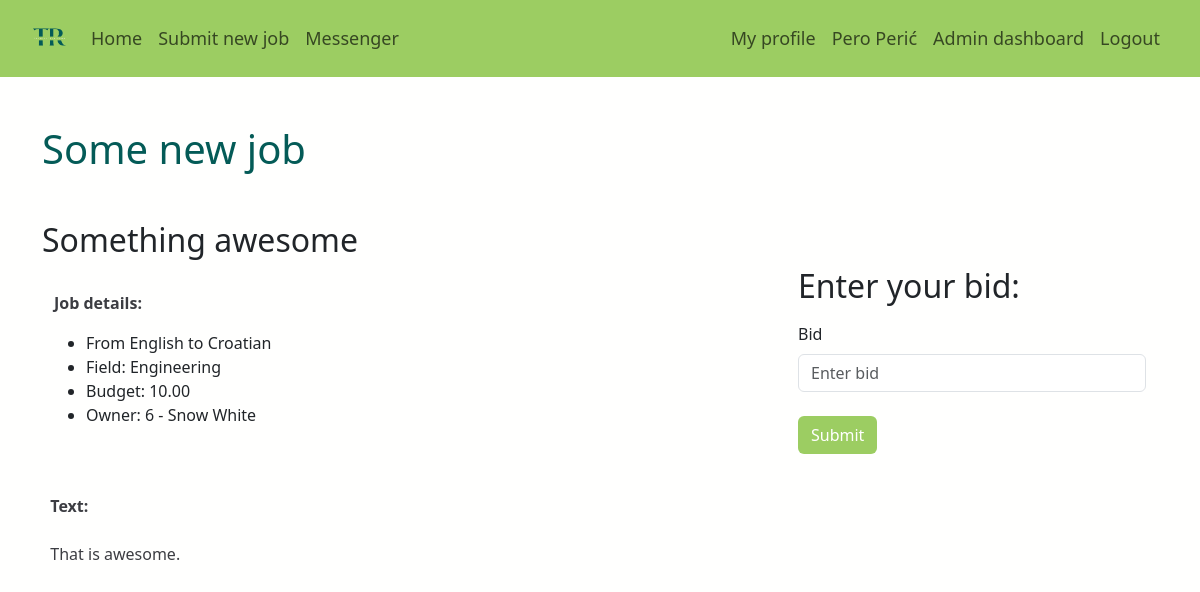
Page /app/jobs/9 (signed in) on the committed database.
### app/models.py (models this page shows, shortened)
class Account(models.Model):
    user = models.OneToOneField(User, on_delete=models.CASCADE)
    name = models.CharField(max_length=100)
    balance = models.DecimalField(max_digits=8, decimal_places=2, default=0)
    translator = models.BooleanField()
    def __str__(self):
        return f"{self.id} - {self.name}"

class Job(models.Model):
    class Status(models.TextChoices):
        AVAILABLE = 'available', "Available"
        ASSIGNED = 'assigned', "Assigned"
        IN_PROGRESS = 'in_progress', "In Progress"
        COMPLETED = 'completed', "Completed"
    class Field(models.TextChoices):
        ART = 'art', "Art"
        BUS = 'business', "Business"
        COMP = 'computers', "Computers"
        EDU = 'education', "Education"
        ENG = 'engineering', "Engineering"
        FIN = 'finance', "Finance"
        LAW = 'law', "Law"
        LIT = 'literature', "Literature"
        MED = 'medicine', "Medicine"
        SCI = 'science', "Science"
        SOC = 'social_sciences', "Social Sciences"
        TECH = 'technology', "Technology"
    class Language(models.TextChoices):
        ENG = 'en', "English"
        SPA = 'spa', "Spanish"
        FRE = 'fr', "French"
        GER = 'de', "German"
        ITA = 'it', "Italian"
        JPN = 'ja', "Japanese"
        CRO = 'hr', "Croatian"
    user = models.ForeignKey(User, on_delete=models.CASCADE)
    title = models.CharField(max_length=256)
    description = models.CharField(max_length=512)
    source_lang = models.CharField(
            max_length=3,
            choices=Language.choices,
            default=Language.ENG,
    )
    target_lang = models.CharField(
            max_length=3,
            choices=Language.choices,
            default=Language.CRO,
    )
    field = models.CharField(
            max_length=100,
            choices=Field.choices,
            default=Field.ENG,
    )
    budget = models.DecimalField(max_digits=8, decimal_places=2)
    text = models.TextField()
    status = models.CharField(
            max_length=100,
            choices=Status.choices,
            default=Status.AVAILABLE,
    )
    translation = models.TextField(blank=True, null=True)
    def owner(self):
        return  self.user.account
    def bid_by_user(self, user):
        return self.bid_set.filter(bidder = user).first()

### app/views.py (the view)
# urls.py: path('jobs/<int:job_id>', views.job_detail, name="job_detail"),
@login_required
def job_detail(request, job_id):
    job = get_object_or_404(Job, pk=job_id)
    my_bid = job.bid_by_user(request.user)
    form = BidForm()
    context = {
        'job': job,
        'form': form,
        'my_bid': my_bid,
    }
    return render(request, 'app/jobs_detail.html', context)

### app/forms.py
class BidForm(forms.Form):
    price = forms.DecimalField(max_digits=8, decimal_places=2, min_value=0.01)

### app/templates/app/jobs_detail.html (shortened to what this page needs)
{% extends 'app/base.html' %}
{% load widget_tweaks %}
{% block content %}
<h1 class="mb-5 mt-5">{{ job.title }}</h1>
<h2>{{ job.description }}</h2>
<div class="container">
  <div class="row">
    <div class="col-md-8">
      <p class="mt-4"><strong>Job details:</strong></p>
      <p>
        <ul>
          <li>From {{ job.get_source_lang_display }} to {{ job.get_target_lang_display }}</li>
          <li>Field: {{ job.get_field_display }}</li>
          <li>Budget: {{ job.budget }}</li>
          <li>Owner: {{ job.owner }}</li>
        </ul>
      </p>
    </div>
    <div class="col-md-4">
      {% if my_bid %}
        <h2>YOU SUBMITTED YOUR BID!</h2>
        <p>Your bid: <strong>{{ my_bid.price}}</strong></p>
      {% elif job.user != request.user %}
          <h2>Enter your bid:</h2>
          <form action="{% url 'app:bid' job.id %}" method="post" >
            <div class="form-group">
            <label for="price" class="mt-2">Bid</label>
              <input type="number" class="form-control mt-2" id="price" name="price" placeholder="Enter bid">
            </div>
            <button type="submit" class="btn custom-btn mt-4">Submit</button>
          </form>
          {% else %}
          <p>This is your job. Cannot bit your own job! </strong></p>
      {% endif %}
    </div>
  </div>
</div>
<p class="with-whitespace">
  <strong>Text:</strong></br>
  {{ job.text }}
</p>
{% endblock content %}

### app/templates/app/base.html (shortened to what this page needs)
{% load static %}
<html>
  <head>
    <link href="https://cdn.jsdelivr.net/npm/bootstrap@5.3.0-alpha1/dist/css/bootstrap.min.css" rel="stylesheet">
    <link rel="stylesheet" href="{% static 'app/css/app.css' %}">
  </head>
  <body>
    <nav class="navbar navbar-expand-lg">
      <div class="container-fluid  p-2 ms-4 me-4">
          <a class="navbar-brand" href="/"><img class="logo" src="../../static/app/images/logo.png"></a>
          <div class="collapse navbar-collapse" id="navbarText">
            <ul class="navbar-nav me-auto mb-2 mb-lg-0">
              <li class="nav-item active">
                <a class="nav-link" href="/">Home</a>
              </li>
              {% if user.is_authenticated %}
                <li class="nav-item">
                    <a class="nav-link" aria-current="page" href="{% url 'app:new_job'  %}">Submit new job</a>
                </li>
                <li class="nav-item">
                  <a class="nav-link" aria-current="page" href="{% url 'messenger:messenger'  %}">Messenger</a>
              </li>
              {% endif %}
            </ul>
            <ul class="navbar-nav ms-auto mb-2 mb-lg-0">
              {% if user.is_authenticated %}
                <li class="nav-item">
                  <a class="nav-link" href="{% url 'accounts:profile' user.id %}">My profile</a>
                </li>
                <li class="nav-item">
                  <a class="nav-link" href="{% url 'accounts:dashboard' %}">{{ user.account.name }}</a>
                </li>
                {% if user.is_superuser %}
                  <li class="nav-item">
                    <a class="nav-link" href="/admin">Admin dashboard</a>
                  </li>
                {% endif %}
                <li class="nav-item">
                  <a class="nav-link" href="{% url 'logout' %}">Logout</a>
                </li>
              {% endif %}
            </ul>
          </div>
      </div>
    </nav>
    <div class="content container">
      <div class="row">
        <div class="col-md-12">
          {% block content %}
          {% endblock %}
        </div>
      </div>
    </div>
  </body>
</html>

### app/static/app/css/app.css (style rules this page uses)
body { background-color: #fffffe; }
h1 { color: #045B57; }
p { color: #3C3D42; }
nav { background-color: #9CCD62; }
.nav-link { font-size: 18px !important; }
.custom-btn { background-color: #9CCD62; color: #fffffe; }
.logo { max-height: 35px; }
.with-whitespace { white-space: pre-wrap; }

### rows in the picture
Job: title "Some new job", description "Something awesome", source_lang "English", target_lang "Croatian", field "Engineering", budget "10.00", owner "6 - Snow White", text "That is awesome."

### other values in the picture
{{ user.account.name }} "Pero Perić"
